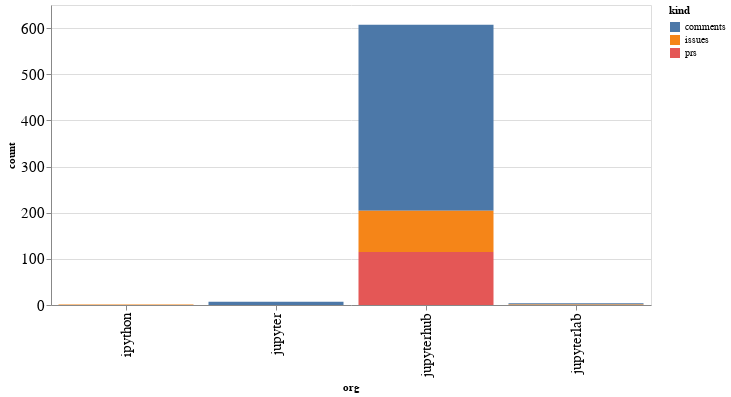

Notebook cell for this chart:
### Code cell
alt.Chart(org_summaries, width=600).mark_bar().encode(
    x='org',
    y='count',
    color='kind',
    tooltip="org"
)

### Figure 1 — Vega-Lite specification as saved in the notebook (floating-point values rounded to 4 significant figures)
{"config": {"axisLeft": {"labelFontSize": 15}, "axisBottom": {"labelFontSize": 15}}, "data": {"name": "data-59601003e135aa58eb58010c36887db2"}, "mark": "bar", "encoding": {"color": {"type": "nominal", "field": "kind"}, "tooltip": {"type": "nominal", "field": "org"}, "x": {"type": "nominal", "field": "org"}, "y": {"type": "quantitative", "field": "count"}}, "width": 600, "$schema": "https://vega.github.io/schema/vega-lite/v4.8.1.json", "datasets": {"data-59601003e135aa58eb58010c36887db2": [{"org": "ipython", "kind": "issues", "count": 1}, {"org": "jupyter", "kind": "comments", "count": 7}, {"org": "jupyterhub", "kind": "comments", "count": 403}, {"org": "jupyterhub", "kind": "issues", "count": 89}, {"org": "jupyterhub", "kind": "prs", "count": 115}, {"org": "jupyterlab", "kind": "comments", "count": 3}, {"org": "jupyterlab", "kind": "issues", "count": 1}]}}
